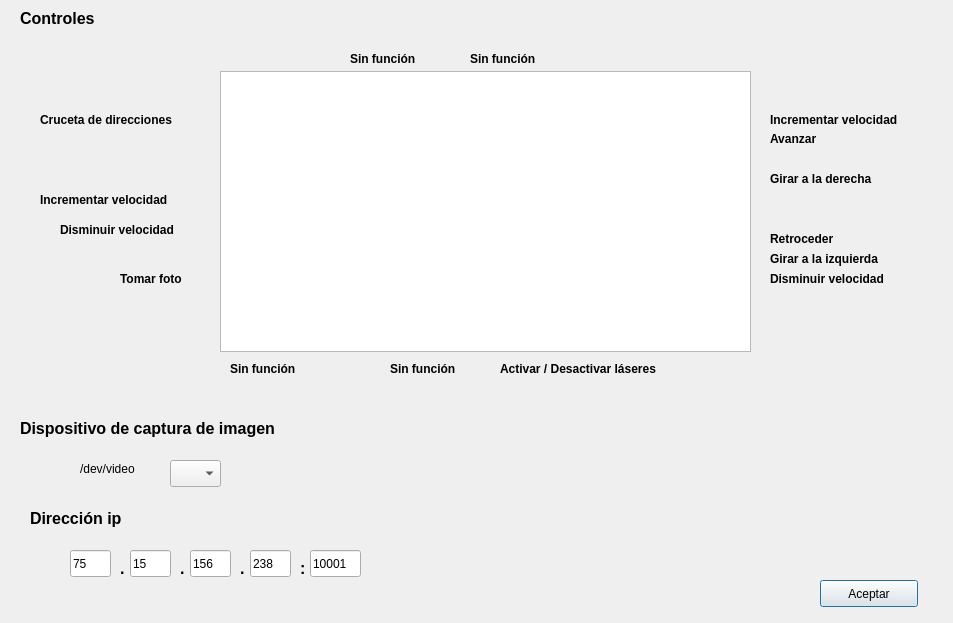
<?xml version="1.0" encoding="UTF-8"?>
<ui version="4.0">
 <class>Dialog</class>
 <widget class="QDialog" name="Dialog">
  <property name="geometry">
   <rect>
    <x>0</x>
    <y>0</y>
    <width>953</width>
    <height>623</height>
   </rect>
  </property>
  <property name="windowTitle">
   <string>Dialog</string>
  </property>
  <widget class="QPushButton" name="pushButton_2">
   <property name="geometry">
    <rect>
     <x>820</x>
     <y>580</y>
     <width>98</width>
     <height>27</height>
    </rect>
   </property>
   <property name="text">
    <string>Aceptar</string>
   </property>
   <property name="icon">
    <iconset resource="Iconos/iconos.qrc">
     <normaloff>:/new/prefix1/1346016924_tick.png</normaloff>:/new/prefix1/1346016924_tick.png</iconset>
   </property>
  </widget>
  <widget class="QGraphicsView" name="graphicsView">
   <property name="geometry">
    <rect>
     <x>220</x>
     <y>71</y>
     <width>531</width>
     <height>281</height>
    </rect>
   </property>
  </widget>
  <widget class="QComboBox" name="comboBox">
   <property name="geometry">
    <rect>
     <x>170</x>
     <y>460</y>
     <width>51</width>
     <height>27</height>
    </rect>
   </property>
  </widget>
  <widget class="QLabel" name="label">
   <property name="geometry">
    <rect>
     <x>770</x>
     <y>230</y>
     <width>81</width>
     <height>17</height>
    </rect>
   </property>
   <property name="font">
    <font>
     <weight>75</weight>
     <bold>true</bold>
    </font>
   </property>
   <property name="text">
    <string>Retroceder</string>
   </property>
  </widget>
  <widget class="QLabel" name="label_2">
   <property name="geometry">
    <rect>
     <x>770</x>
     <y>130</y>
     <width>67</width>
     <height>17</height>
    </rect>
   </property>
   <property name="font">
    <font>
     <weight>75</weight>
     <bold>true</bold>
    </font>
   </property>
   <property name="text">
    <string>Avanzar</string>
   </property>
  </widget>
  <widget class="QLabel" name="label_3">
   <property name="geometry">
    <rect>
     <x>20</x>
     <y>420</y>
     <width>271</width>
     <height>17</height>
    </rect>
   </property>
   <property name="font">
    <font>
     <pointsize>12</pointsize>
     <weight>75</weight>
     <bold>true</bold>
    </font>
   </property>
   <property name="text">
    <string>Dispositivo de captura de imagen</string>
   </property>
  </widget>
  <widget class="QLabel" name="label_4">
   <property name="geometry">
    <rect>
     <x>30</x>
     <y>510</y>
     <width>111</width>
     <height>17</height>
    </rect>
   </property>
   <property name="font">
    <font>
     <pointsize>12</pointsize>
     <weight>75</weight>
     <bold>true</bold>
    </font>
   </property>
   <property name="text">
    <string>Dirección ip </string>
   </property>
  </widget>
  <widget class="QLabel" name="label_5">
   <property name="geometry">
    <rect>
     <x>770</x>
     <y>110</y>
     <width>171</width>
     <height>20</height>
    </rect>
   </property>
   <property name="font">
    <font>
     <weight>75</weight>
     <bold>true</bold>
    </font>
   </property>
   <property name="text">
    <string>Incrementar velocidad</string>
   </property>
  </widget>
  <widget class="QLabel" name="label_6">
   <property name="geometry">
    <rect>
     <x>770</x>
     <y>170</y>
     <width>161</width>
     <height>17</height>
    </rect>
   </property>
   <property name="font">
    <font>
     <weight>75</weight>
     <bold>true</bold>
    </font>
   </property>
   <property name="text">
    <string>Girar a la derecha</string>
   </property>
  </widget>
  <widget class="QLabel" name="label_7">
   <property name="geometry">
    <rect>
     <x>770</x>
     <y>250</y>
     <width>161</width>
     <height>17</height>
    </rect>
   </property>
   <property name="font">
    <font>
     <weight>75</weight>
     <bold>true</bold>
    </font>
   </property>
   <property name="text">
    <string>Girar a la izquierda</string>
   </property>
  </widget>
  <widget class="QLabel" name="label_8">
   <property name="geometry">
    <rect>
     <x>770</x>
     <y>270</y>
     <width>161</width>
     <height>17</height>
    </rect>
   </property>
   <property name="font">
    <font>
     <weight>75</weight>
     <bold>true</bold>
    </font>
   </property>
   <property name="text">
    <string>Disminuir velocidad</string>
   </property>
  </widget>
  <widget class="QLabel" name="label_9">
   <property name="geometry">
    <rect>
     <x>20</x>
     <y>10</y>
     <width>131</width>
     <height>17</height>
    </rect>
   </property>
   <property name="font">
    <font>
     <pointsize>12</pointsize>
     <weight>75</weight>
     <bold>true</bold>
    </font>
   </property>
   <property name="text">
    <string>Controles</string>
   </property>
  </widget>
  <widget class="QLineEdit" name="lineEdit">
   <property name="geometry">
    <rect>
     <x>70</x>
     <y>550</y>
     <width>41</width>
     <height>27</height>
    </rect>
   </property>
   <property name="text">
    <string>75</string>
   </property>
   <property name="readOnly">
    <bool>true</bool>
   </property>
  </widget>
  <widget class="QLineEdit" name="lineEdit_2">
   <property name="geometry">
    <rect>
     <x>130</x>
     <y>550</y>
     <width>41</width>
     <height>27</height>
    </rect>
   </property>
   <property name="text">
    <string>15</string>
   </property>
   <property name="readOnly">
    <bool>true</bool>
   </property>
  </widget>
  <widget class="QLineEdit" name="lineEdit_3">
   <property name="geometry">
    <rect>
     <x>190</x>
     <y>550</y>
     <width>41</width>
     <height>27</height>
    </rect>
   </property>
   <property name="text">
    <string>156</string>
   </property>
   <property name="readOnly">
    <bool>true</bool>
   </property>
  </widget>
  <widget class="QLineEdit" name="lineEdit_4">
   <property name="geometry">
    <rect>
     <x>250</x>
     <y>550</y>
     <width>41</width>
     <height>27</height>
    </rect>
   </property>
   <property name="text">
    <string>238</string>
   </property>
   <property name="readOnly">
    <bool>true</bool>
   </property>
  </widget>
  <widget class="QLineEdit" name="lineEdit_5">
   <property name="geometry">
    <rect>
     <x>310</x>
     <y>550</y>
     <width>51</width>
     <height>27</height>
    </rect>
   </property>
   <property name="text">
    <string>10001</string>
   </property>
   <property name="readOnly">
    <bool>true</bool>
   </property>
  </widget>
  <widget class="QLabel" name="label_10">
   <property name="geometry">
    <rect>
     <x>120</x>
     <y>560</y>
     <width>16</width>
     <height>17</height>
    </rect>
   </property>
   <property name="font">
    <font>
     <pointsize>12</pointsize>
     <weight>75</weight>
     <bold>true</bold>
    </font>
   </property>
   <property name="text">
    <string>.</string>
   </property>
  </widget>
  <widget class="QLabel" name="label_11">
   <property name="geometry">
    <rect>
     <x>180</x>
     <y>560</y>
     <width>16</width>
     <height>17</height>
    </rect>
   </property>
   <property name="font">
    <font>
     <pointsize>12</pointsize>
     <weight>75</weight>
     <bold>true</bold>
    </font>
   </property>
   <property name="text">
    <string>.</string>
   </property>
  </widget>
  <widget class="QLabel" name="label_12">
   <property name="geometry">
    <rect>
     <x>240</x>
     <y>560</y>
     <width>16</width>
     <height>17</height>
    </rect>
   </property>
   <property name="font">
    <font>
     <pointsize>12</pointsize>
     <weight>75</weight>
     <bold>true</bold>
    </font>
   </property>
   <property name="text">
    <string>.</string>
   </property>
  </widget>
  <widget class="QLabel" name="label_13">
   <property name="geometry">
    <rect>
     <x>300</x>
     <y>560</y>
     <width>16</width>
     <height>17</height>
    </rect>
   </property>
   <property name="font">
    <font>
     <pointsize>12</pointsize>
     <weight>75</weight>
     <bold>true</bold>
    </font>
   </property>
   <property name="text">
    <string>:</string>
   </property>
  </widget>
  <widget class="QLabel" name="label_14">
   <property name="geometry">
    <rect>
     <x>80</x>
     <y>460</y>
     <width>81</width>
     <height>17</height>
    </rect>
   </property>
   <property name="text">
    <string>/dev/video</string>
   </property>
  </widget>
  <widget class="QLabel" name="label_15">
   <property name="geometry">
    <rect>
     <x>500</x>
     <y>360</y>
     <width>241</width>
     <height>17</height>
    </rect>
   </property>
   <property name="font">
    <font>
     <weight>75</weight>
     <bold>true</bold>
    </font>
   </property>
   <property name="text">
    <string>Activar / Desactivar láseres</string>
   </property>
  </widget>
  <widget class="QLabel" name="label_16">
   <property name="geometry">
    <rect>
     <x>120</x>
     <y>270</y>
     <width>81</width>
     <height>17</height>
    </rect>
   </property>
   <property name="font">
    <font>
     <weight>75</weight>
     <bold>true</bold>
    </font>
   </property>
   <property name="text">
    <string>Tomar foto</string>
   </property>
  </widget>
  <widget class="QLabel" name="label_17">
   <property name="geometry">
    <rect>
     <x>40</x>
     <y>110</y>
     <width>171</width>
     <height>20</height>
    </rect>
   </property>
   <property name="font">
    <font>
     <weight>75</weight>
     <bold>true</bold>
    </font>
   </property>
   <property name="text">
    <string>Cruceta de direcciones</string>
   </property>
  </widget>
  <widget class="QLabel" name="label_18">
   <property name="geometry">
    <rect>
     <x>40</x>
     <y>190</y>
     <width>171</width>
     <height>20</height>
    </rect>
   </property>
   <property name="font">
    <font>
     <weight>75</weight>
     <bold>true</bold>
    </font>
   </property>
   <property name="text">
    <string>Incrementar velocidad</string>
   </property>
  </widget>
  <widget class="QLabel" name="label_19">
   <property name="geometry">
    <rect>
     <x>60</x>
     <y>220</y>
     <width>151</width>
     <height>20</height>
    </rect>
   </property>
   <property name="font">
    <font>
     <weight>75</weight>
     <bold>true</bold>
    </font>
   </property>
   <property name="text">
    <string>Disminuir velocidad</string>
   </property>
  </widget>
  <widget class="QLabel" name="label_20">
   <property name="geometry">
    <rect>
     <x>230</x>
     <y>360</y>
     <width>81</width>
     <height>17</height>
    </rect>
   </property>
   <property name="font">
    <font>
     <weight>75</weight>
     <bold>true</bold>
    </font>
   </property>
   <property name="text">
    <string>Sin función</string>
   </property>
  </widget>
  <widget class="QLabel" name="label_21">
   <property name="geometry">
    <rect>
     <x>390</x>
     <y>360</y>
     <width>81</width>
     <height>17</height>
    </rect>
   </property>
   <property name="font">
    <font>
     <weight>75</weight>
     <bold>true</bold>
    </font>
   </property>
   <property name="text">
    <string>Sin función</string>
   </property>
  </widget>
  <widget class="QLabel" name="label_22">
   <property name="geometry">
    <rect>
     <x>350</x>
     <y>50</y>
     <width>81</width>
     <height>17</height>
    </rect>
   </property>
   <property name="font">
    <font>
     <weight>75</weight>
     <bold>true</bold>
    </font>
   </property>
   <property name="text">
    <string>Sin función</string>
   </property>
  </widget>
  <widget class="QLabel" name="label_23">
   <property name="geometry">
    <rect>
     <x>470</x>
     <y>50</y>
     <width>81</width>
     <height>17</height>
    </rect>
   </property>
   <property name="font">
    <font>
     <weight>75</weight>
     <bold>true</bold>
    </font>
   </property>
   <property name="text">
    <string>Sin función</string>
   </property>
  </widget>
 </widget>
 <resources>
  <include location="Iconos/iconos.qrc"/>
 </resources>
 <connections>
  <connection>
   <sender>pushButton_2</sender>
   <signal>clicked()</signal>
   <receiver>Dialog</receiver>
   <slot>cerrar_configuracion()</slot>
   <hints>
    <hint type="sourcelabel">
     <x>690</x>
     <y>480</y>
    </hint>
    <hint type="destinationlabel">
     <x>473</x>
     <y>299</y>
    </hint>
   </hints>
  </connection>
 </connections>
 <slots>
  <slot>asignartecla()</slot>
  <slot>cerrar_configuracion()</slot>
 </slots>
</ui>
